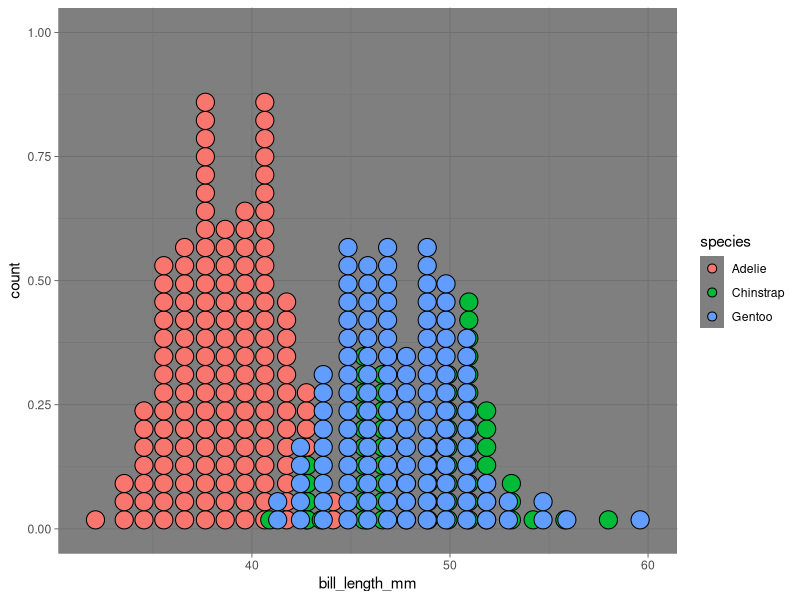
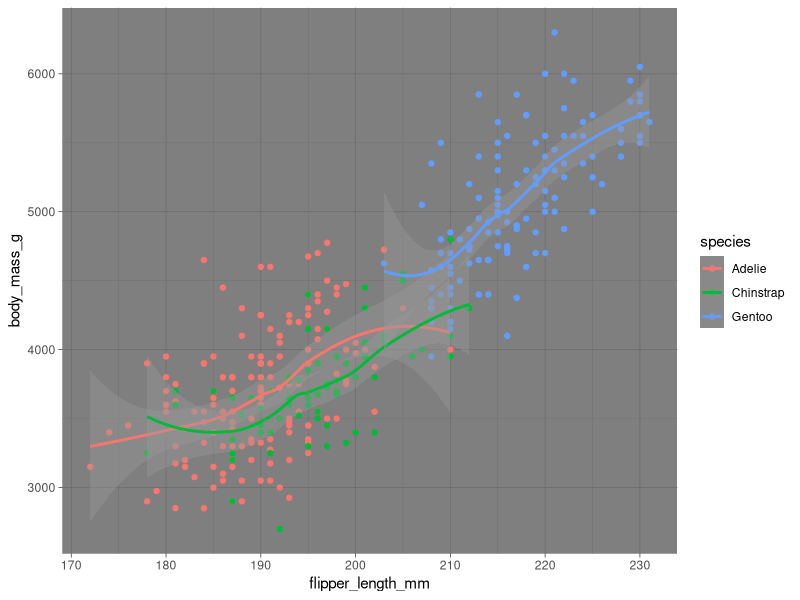
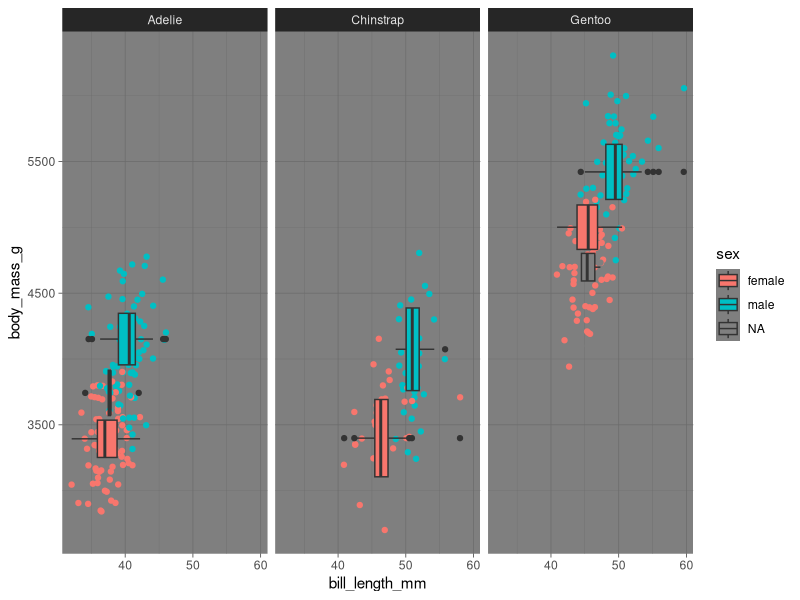

Write R code to recreate these figures, in order.
## ---- chunk 1
knitr::opts_chunk$set(echo = TRUE)
library(palmerpenguins)
library(tidyverse)
## ---- chunk 2
penguins
colnames(penguins)
## ---- chunk 3
ggplot(data = penguins) +
  geom_dotplot(mapping = aes(x = bill_length_mm, fill = species)) +
  theme_dark()
## ---- chunk 4
ggplot(data = penguins, mapping = aes(x = flipper_length_mm, y = body_mass_g, color = species)) +
   geom_point() +
  geom_smooth() +
  theme_dark() 
## ---- chunk 5
   ggplot(data = penguins, mapping = aes(x=body_mass_g, y=bill_length_mm, fill=sex)) +
  geom_jitter(aes(color = sex)) +
  geom_boxplot() +
  coord_flip() +
  facet_wrap(~species) +
  theme_dark()
